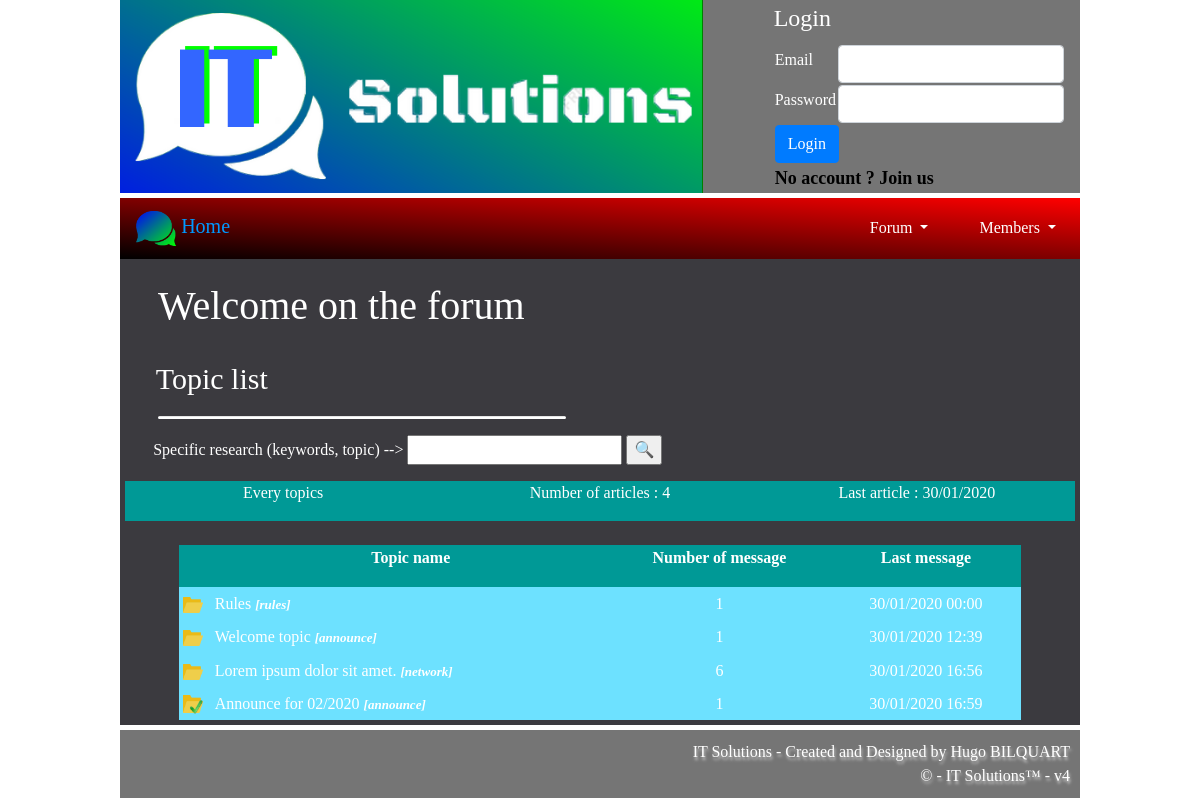
Page /index.php?page=forum on the committed database.
### tables this page shows
CREATE TABLE `topics` (
	`id`	INTEGER NOT NULL PRIMARY KEY AUTOINCREMENT,
	`topic_name`	TEXT NOT NULL,
	`topic_owner`	TEXT NOT NULL,
	`options`	TEXT,
	`theme`	TEXT NOT NULL,
	`creation_date`	TEXT NOT NULL,
	`complete`	INTEGER NOT NULL DEFAULT 0,
	`visible`	INTEGER NOT NULL DEFAULT 1
);

CREATE TABLE `messages` (
	`id`	INTEGER NOT NULL PRIMARY KEY AUTOINCREMENT,
	`id_topic`	INTEGER NOT NULL,
	`id_user`	INTEGER NOT NULL,
	`publish_date`	TEXT NOT NULL,
	`content`	TEXT NOT NULL,
	`visible`	TEXT NOT NULL DEFAULT 1
);

### forum.php (the view, shortened to what this page needs)
<div class="col-md-12">
	<h1 class="page_name">Welcome on the forum</h1>
</div>
<div class="col_md-12" id="forum-home-top">
	<?php
		if($_POST) {
			if(isset($_POST['search'])) {
				echo '<h2><a class="forum_welcome"><u>SEARCH</u> -> '.$_POST["search"].'</a></h2>';
			}
		}
		else if(isset($_GET['category'])) {
			echo '<h2><a class="forum_welcome">'.$_GET["category"].'</a></h2>';
		}
		else {
			echo '<h2><a class="forum_welcome">Topic list</a></h2>';
		}
	?>
	<hr>
	<form method="POST" action="index.php?page=forum">
		<p class="forum_search">Specific research (keywords, topic) -->
			<input type="text" name="search">
			<input type="submit" name="" value="🔍">
		</p>
	</form>
</div>
<div class="col-md-12">
<?php
	$request = 'SELECT * FROM topics ';
	$title = "Every topics";
	if($_POST) {
		if(isset($_POST['search'])) {
			$request = $request. 'WHERE theme LIKE "%'.$_POST['search'].'%" OR topic_name LIKE "%'.$_POST['search'].'%" AND visible = 1 ORDER BY creation_date DESC';
			$title = $_POST['search'];
		}
	}
	else {
		$request = $request.'WHERE visible = 1 ORDER BY creation_date DESC';
	}
	$response = $connex_PDO->query($request);
	$articles = $response->fetchAll();
	if(empty($articles)) {
		?>
			<p class="failed text-center">No topic found</p>
		<?php
	}
	else {
		?>
			<div class="row" id="category-info">
				<div class="col-sm-4"><p><?php echo ucfirst($title); ?></p></div>
				<div class="col-sm-4"><p>Number of articles : <?php echo count($articles); ?></p></div>
				<div class="col-sm-4"><p>Last article : <?php echo date('d/m/Y',strtotime($articles[count($articles) - 1]['creation_date'])); ?></p></div>
			</div>
			<br/>
			<div class="row">
				<div class="col-sm-11" id="topics">
					<table>
						<thead>
							<tr>
								<th scope="col"><p></p></th>
								<th scope="col"><p>Topic name</p></th>
								<th scope="col"><p>Number of message</p></th>
								<th scope="col"><p>Last message</p></th>
							</tr>
						</thead>
						<tbody>
							<?php
								foreach ($articles as $key => $value) {
									$difference = strtotime(date('d-m-Y')) - strtotime($articles[$key]['creation_date']);
									$countDay = abs(round($difference / 86400));
									if($articles[$key]['complete'] == 1) {
										$src_folder = "complete";
									}
									else if($countDay > 7) {
										$src_folder = "default";
									}
									else {
										$src_folder = "new";
									}
									?>
									<tr data-id="<?php echo $articles[$key]['id']; ?>">
										<th scope="row" class="folder-area"><img class="topic_folder" src="images/folders/<?php echo $src_folder; ?>.png" alt="icon-folder"></th>
										<td class="topic-name">
											<?php
												if(isset($_GET['category']) OR isset($_POST['search'])) {
													?>
													<span><?php echo $articles[$key]['topic_name']; ?></span>
													<?php
												}
												else {
													?>
													<span><?php echo $articles[$key]['topic_name'].' <i>['.$articles[$key]['theme'].']</i>'; ?></span>
													<?php
												}
											?>
										</td>
										<td>
											<?php
												$requetes_messages = $connex_PDO->query('SELECT count(*) AS count_msg FROM messages WHERE id_topic = '.$articles[$key]['id'].' AND visible = 1');
												$count = $requetes_messages->fetchColumn();
											?>
											<span><?php echo $count; ?></span>
										</td>
										<td>
											<?php
												$req_last_msg = $connex_PDO->query('SELECT publish_date FROM messages WHERE id_topic ='.$articles[$key]['id'].' ORDER BY publish_date DESC LIMIT 1');
												$last_msg = $req_last_msg->fetch();
											?>
											<span><?php echo date('d/m/Y H:i',strtotime($last_msg[0])); ?></span>
										</td>
									</tr>
									<?php
								}
							?>
						</tbody>
					</table>
				</div>
			</div>
		<?php
	}
?>
</div>

### style/style.css (style rules this page uses)
body { background: url(../images/wallpaper_default.png); display: cover; font-family: index; color: white; margin: auto; }
h1,h2,h3,span,p,a { font-family: index; color: white; }
p input, p select, textarea { font-family: Arial, Helvetica, sans-serif; }
h2 { padding: 0.5%; }
hr { margin-left: 5px; width: 80%; height: 2px; border-radius: 30px; background-color: white; }
a { color: #83caf7; }
.page_name { font-family: index; color: white; padding: 2%; }
.forum_welcome { font-size: 30px; text-decoration: none; color: white; text-align: center; }

### style/style_forum.css (style rules this page uses)
#forum-home-top { padding-left: 3%; }
#forum-home-top a { text-indent: 1%; }
#forum-home-top hr { margin-left: 5px; width: 80%; height: 2px; border-radius: 30px; background-color: white; }
#category-info { background-color: #009996; }
#category-info div p { text-align: center; width: 100%; }
#topics { margin: auto; }
#topics table { width: 100%; }
#topics thead { text-align: center; background-color: #009996; }
#topics tbody { background-color: #6DE1FF; }
#topics tbody td.topic-name { text-align: left; }
#topics tbody td.topic-name i { font-size: small; font-weight: bold; }
#topics tbody tr { cursor: pointer; }
#topics tbody td { text-align: center; padding-top: 0.5%; padding-bottom: 0.5%; }
#topics tbody th.folder-area { padding-left: 0.5%; }
img.topic_folder { width: 20px; height: 20px; }

### rows in the picture
topics: creation_date "30/01/2020", shows a picture, topic_name "Announce for 02/2020", theme "announce", count "1", messages.publish_date "30/01/2020 16:59"
topics: topic_name "Rules", theme "rules", count "1", messages.publish_date "30/01/2020 00:00"
topics: topic_name "Welcome topic", theme "announce", count "1", messages.publish_date "30/01/2020 12:39"
topics: topic_name "Lorem ipsum dolor sit amet.", theme "network", count "6", messages.publish_date "30/01/2020 16:56"

### other values in the picture
$title "Every topics"
count($articles) "4"
